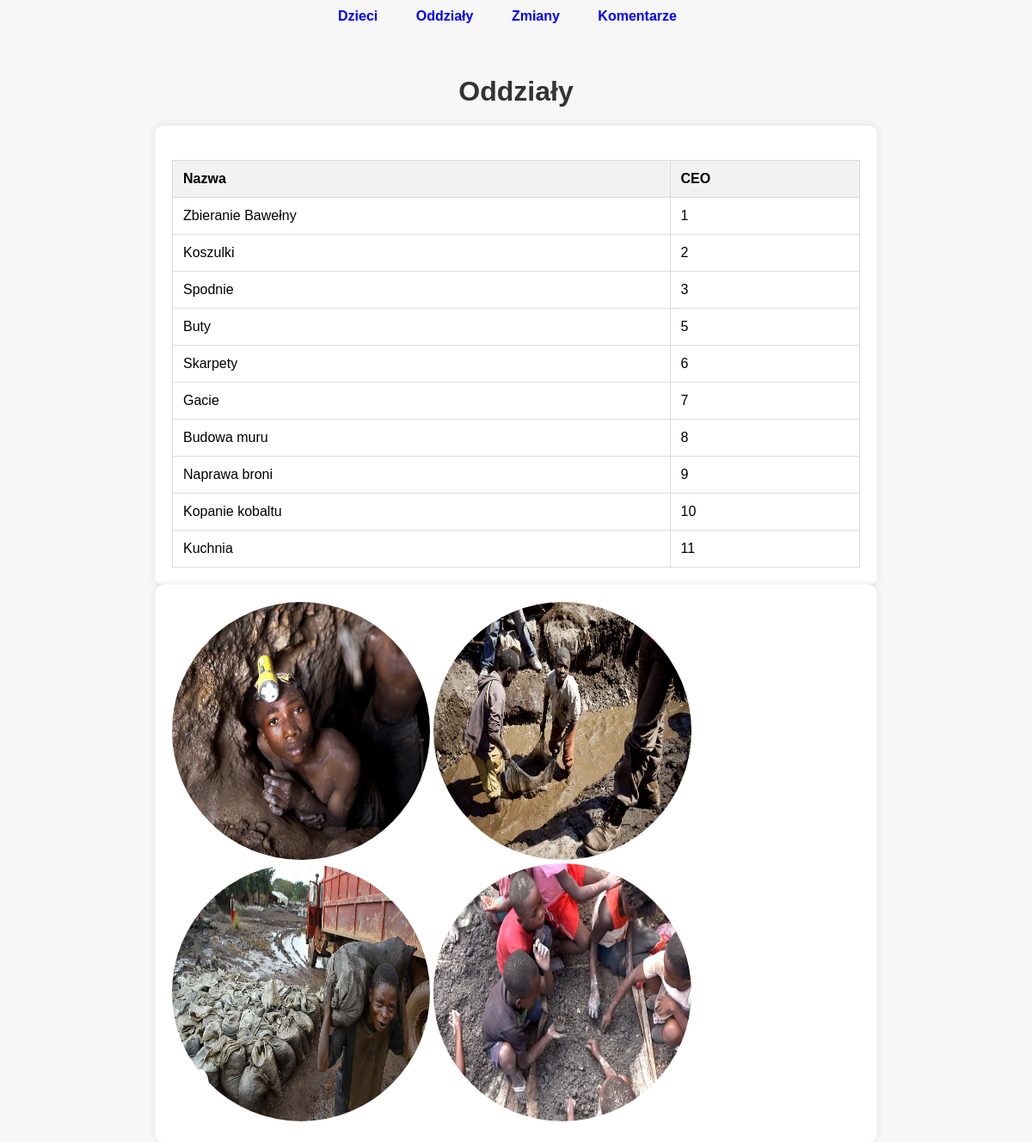
The page / on the database its author committed.
### fabryka/models.py (models this page shows, shortened)
class Oddział(Model):
    nazwa = CharField(max_length=30)
    ceo = CharField(max_length=30)
    class Meta:
        verbose_name_plural = "Oddziały"

### fabryka/views.py (the view)
# urls.py: path('', oddzial, name="oddziały"),
def oddzial(request):
    oddzialy = Oddział.objects.all()
    context = {
        'oddzialy': oddzialy,
    }
    return render(request, 'fabryka/oddzial.html', context)

### fabryka/templates/fabryka/oddzial.html (shortened to what this page needs)
{% extends "fabryka/szablon.html" %}
{% block naglowek %}Oddziały{% endblock %}
{% block zawartosc %}
    <thead>
        <tr>
        <th>Nazwa</th>
        <th>CEO</th>
        </tr>
  </thead>
    {% for oddzial in oddzialy %}
    <tbody>
        <tr>
            <td>{{oddzial.nazwa}}</td>
            <td>{{oddzial.ceo}}</td>
        </tr>
    </tbody>
    {% endfor %}
{% endblock %}

### fabryka/static/css/style.css (style rules this page uses)
body { font-family: Arial, sans-serif; background-color: #f7f7f7; margin: 0; padding: 0; }
.company-table th, .company-table td { border: 1px solid #ddd; padding: 12px; text-align: left; }
.company-table th { background-color: #f2f2f2; }

### rows shown on the page
Oddział: nazwa "Zbieranie Bawełny", ceo "1"
Oddział: nazwa "Koszulki", ceo "2"
Oddział: nazwa "Spodnie", ceo "3"
Oddział: nazwa "Buty", ceo "5"
Oddział: nazwa "Skarpety", ceo "6"
Oddział: nazwa "Gacie", ceo "7"
Oddział: nazwa "Budowa muru", ceo "8"
Oddział: nazwa "Naprawa broni", ceo "9"
Oddział: nazwa "Kopanie kobaltu", ceo "10"
Oddział: nazwa "Kuchnia", ceo "11"
